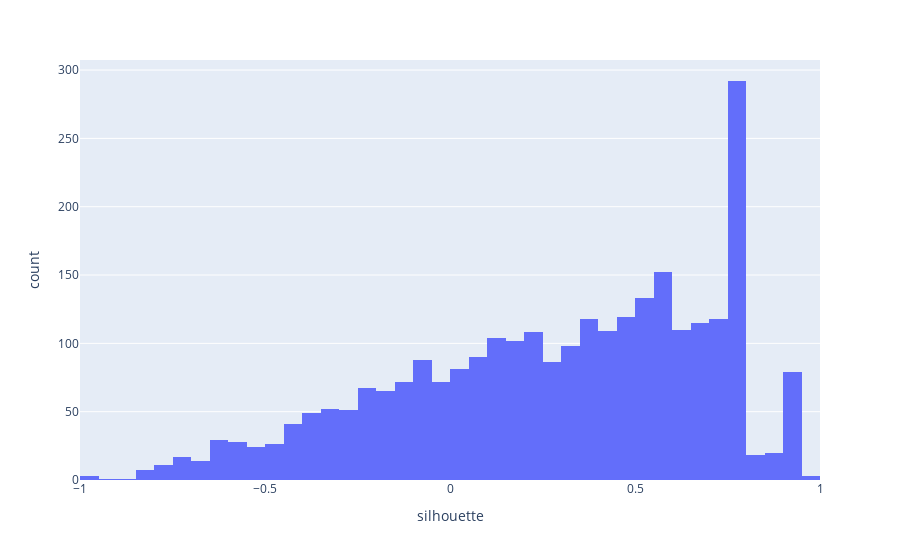

The code cell stored with this chart in its notebook:
### Code cell
cluster_specific = sklearn.metrics.silhouette_samples(
    X = distances, 
    labels = assignments, 
    metric= "precomputed"
)
px.histogram(pd.DataFrame({"silhouette": cluster_specific}), x="silhouette")

### Figure 1 — Plotly figure (JSON) as saved in the notebook; plotly's stock layout.template omitted (floating-point values rounded to 4 significant figures; data arrays with more than 128 entries replaced by an {"elided": "..."} marker saying what was removed)
{"data": [{"alignmentgroup": "True", "bingroup": "x", "hovertemplate": "silhouette=%{x}<br>count=%{y}<extra></extra>", "legendgroup": "", "marker": {"color": "#636efa", "pattern": {"shape": ""}}, "name": "", "offsetgroup": "", "orientation": "v", "showlegend": false, "type": "histogram", "x": {"elided": "2773 float values"}, "xaxis": "x", "yaxis": "y"}], "layout": {"barmode": "relative", "legend": {"tracegroupgap": 0}, "margin": {"t": 60}, "xaxis": {"anchor": "y", "domain": [0, 1], "title": {"text": "silhouette"}}, "yaxis": {"anchor": "x", "domain": [0, 1], "title": {"text": "count"}}}}
